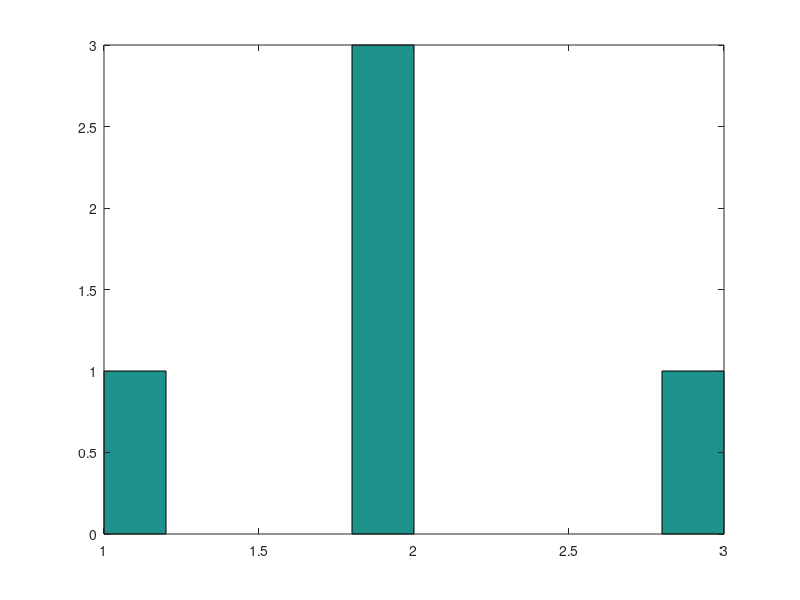

This figure's MATLAB source:
% Lab #2, f) Simulating 3 coin tosses.
N = input('Number of simulations: '); % Number of simulations

% Try different number of simulations, 10, 50, 100, 1e4, 1e5, 1e6, you will
% notice that the larger N is, the more the shape will resemble the
% binomial(3, 1/2) distribution

U = rand(3,N); % a 3 x N matrix of random numbers from [0,1], simulating 
% the 3 coin tosses 

Y = (U < 1/2); % Y = 1 (heads) if U < 1/2, otherwise Y = 0 (tails)

X = sum(Y); % sums across columns of Y, i.e. X = number of heads in 3 tosses

clf   % Clear the current figure Window
hist(X); % the histogram of X, the shape of the pdf

% NOTE: we will discuss hist later, in Descriptive Statistics, in greater
% detail, for now, it suffices to know that it gives a rough idea of the
% distribution of the values of X (i.e. the pdf of X)
